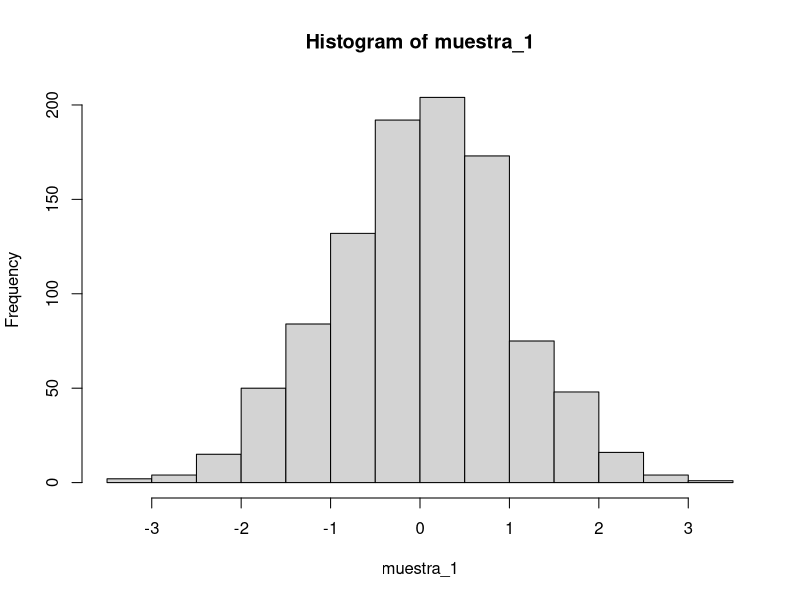
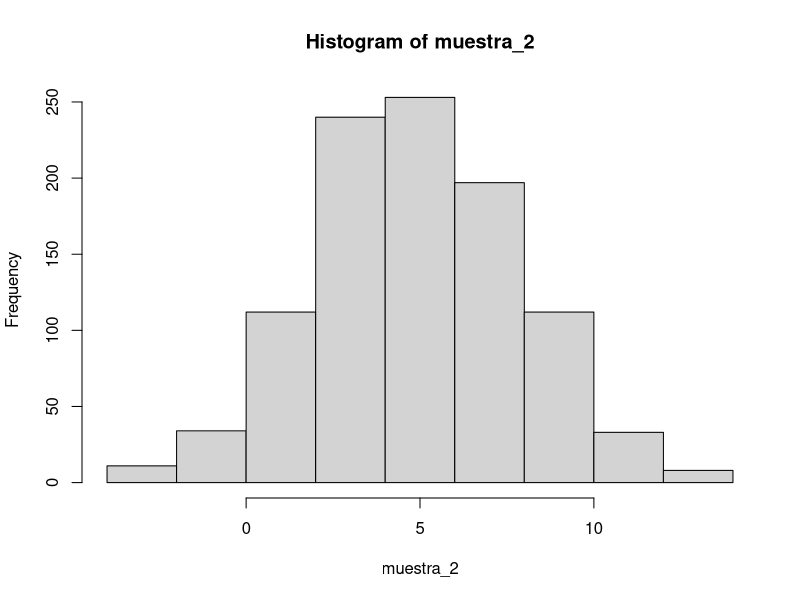
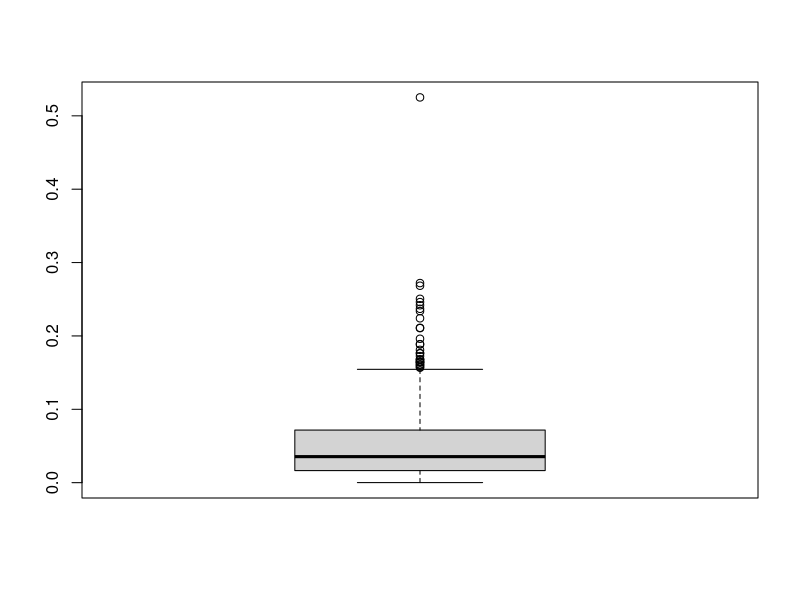

The R script that drew these images, in order:
#1 muestra de variables aleatorias

muestra_1 <- rnorm(n = 1000, mean = 0, sd = 1)

muestra_2 <- rnorm(n = 1000, mean = 5, sd = 3 )

hist(muestra_1)
hist(muestra_2)


#2

muestra3 <- rexp(n = 500, rate = 20)
mean(muestra3) #es menor

quantile(muestra3, 0.33)
boxplot(muestra3)
